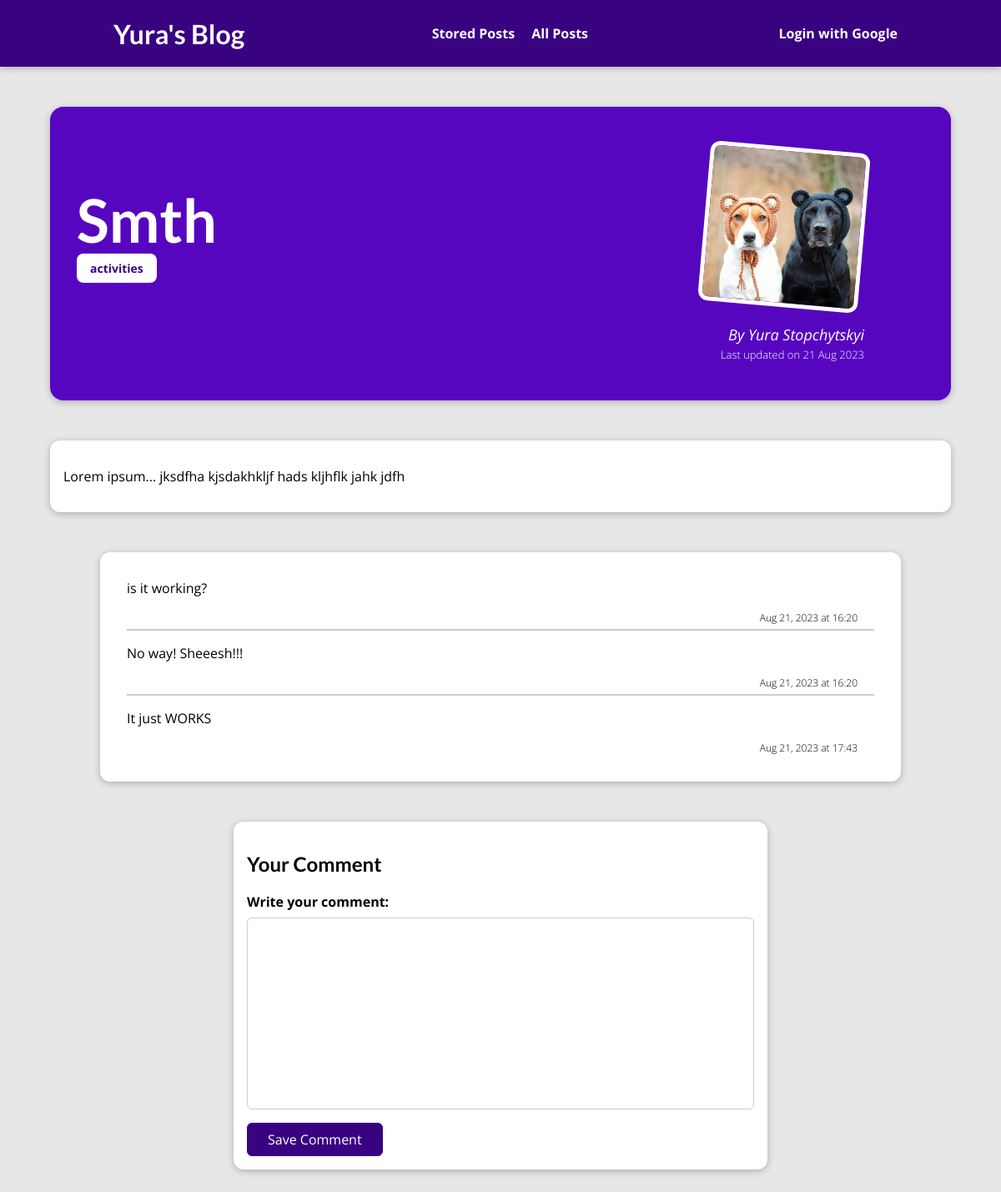
Screenshot of /posts/smth with the database file from the repository.
### main_app/models.py (models this page shows, shortened)
class Post(models.Model):
    title = models.CharField(max_length=100)
    excerpt = models.CharField(max_length=150)
    image = models.ImageField(upload_to="posts", null=True)
    date = models.DateField(auto_now=True)
    slug = models.SlugField(unique=True, blank=True, null=False, db_index=True)
    content = models.TextField(validators=[MinLengthValidator(10)])
    author = models.ForeignKey(Author, on_delete=models.SET_NULL, null=True, related_name="posts")
    tags = models.ManyToManyField(Tag)

class Tag(models.Model):
    caption = models.CharField(max_length=25)

class Author(models.Model):
    first_name = models.CharField(max_length=50)
    last_name = models.CharField(max_length=100)
    email_address = models.EmailField()
    def full_name(self):
        return f"{self.first_name} {self.last_name}"
    def __str__(self):
        return self.full_name()

class Comment(models.Model):
    comment = models.TextField(max_length=500)
    date = models.DateTimeField(auto_now_add=True)
    post = models.ForeignKey(Post, on_delete=models.CASCADE, related_name="comments")

### main_app/views.py (the view)
# urls.py: path("posts/<slug:slug>", views.SinglePostView.as_view(), name="single-post"),
class SinglePostView(DetailView):
    model = Post
    template_name = "main_app/post-detail.html"
    context_object_name = "post"
    def get_context_data(self, **kwargs):
        context = super().get_context_data(**kwargs)
        comments = Comment.objects.filter(post=self.object)
        context['comments'] = comments
        context['comment_form'] = CommentForm()
        return context
    def post(self, request, slug):
        comment_form = CommentForm(request.POST)
        post = Post.objects.get(slug=slug)
        if comment_form.is_valid():
            comment = comment_form.save(commit=False)
            comment.post = post
            comment.save()
            return HttpResponseRedirect(reverse("single-post", args=[slug]))
        return render(request, "main_app/post-detail", context={
            "post": post,
            "comments": post.comment.all().order_by("-date")
            })

### main_app/forms.py
class CommentForm(forms.ModelForm):
    class Meta:
        model = Comment
        fields = ["comment"]
        labels = {"comment": "Write your comment"}

### main_app/templates/main_app/post-detail.html (shortened to what this page needs)
{% extends 'base.html' %}
{% load static %}
{% block css_files%}
    <link rel="stylesheet" href="{% static "main_app/post-detail.css" %}">
{% endblock %}
{% block content %}
    <section id="summary">
        <h2>{{ post.title }}</h2>
        <div>
            {% for tag in post.tags.all %}
                <span class="tag">{{ tag.caption }}</span>
            {% endfor %}
        </div>
        <article>
            <img src="{{ post.image.url }}" alt="{{ post.title }}">
            <div>
                <address>By <a href="mailto:{{ post.author.email_address }}">{{ post.author }}</a></address>
            </div>
            <div>
                <time>Last updated on {{ post.date|date:"d M Y" }}</time>
            </div>
        </article>
    </section>
    <main>
        <p>
        {{ post.content|linebreaks }}
        </p>
    </main>
    <section id="comments">
        <ul>
            {% for comment in comments %}
                <li>
                    <p>{{ comment.comment|linebreaks }}</p>
                    <div id="comment-date">
                        <time class="comment-time">{{ comment.date|date:"M d, Y" }} at {{ comment.date|date:"H:i" }}</time>
                    </div>
                </li>
            {% endfor %}
        </ul>
    </section>
    <section id="comment-form">
        <h2>Your Comment</h2>
        <form action="{% url "single-post" post.slug %}" method="POST">
            {% for form_field in comment_form %}
                <div class="form-control {% if form_field.errors %}invalid{% endif %}">
                    {{ form_field.label_tag }}
                    {{ form_field }}
                </div>
            {% endfor %}
            <button>Save Comment</button>
        </form>
    </section>
{% endblock %}

### static/app.css (style rules this page uses)
* { box-sizing: border-box; }
html { font-family: 'Open Sans', 'Lato', sans-serif; }
body { margin: 0; }
h1, h2, h3 { font-family: 'Lato', sans-serif; font-weight: bold; }

### main_app/static/main_app/post-detail.css (style rules this page uses)
body { background-color: #e7e7e7; }
#summary { margin: 8rem auto 3rem auto; padding: 2rem; width: 90%; max-width: 90rem; border-radius: 16px; background-color: #5706c0; position: relative; box-shadow: 0 2px 8px rgba(0, 0, 0, 0.25); height: 22rem; }
#summary h2 { color: white; font-size: 4.5rem; margin-bottom: 0.25rem; }
#summary article { position: absolute; top: 2rem; right: 4.5rem; padding: 1rem 2rem; border-radius: 12px; text-align: right; color: white; }
#summary article img { width: 12rem; height: 12rem; border-radius: 12px; transform: rotateZ(5deg); border: 5px solid white; margin-bottom: 1rem; }
#summary address { font-size: 18px; }
#summary a { color: white; font-style: italic; text-decoration: none; }
#summary time { font-weight: lighter; font-size: 13px; }
main { width: 90%; max-width: 90rem; margin: 3rem auto; background-color: white; padding: 1rem; border-radius: 12px; box-shadow: 0 2px 8px rgba(0, 0, 0, 0.25); }
.tag { background-color: white; color: #390281; padding: 0.5rem 1rem; border-radius: 8px; font-size: 14px; font-weight: bold; }
#comment-form { margin: 3rem auto; width: 90%; max-width: 40rem; border-radius: 12px; background-color: white; box-shadow: 0 2px 8px rgba(0, 0, 0, 0.25); padding: 1rem; }
#comment-form textarea { resize: none; }
#comment-form button { font: inherit; background-color: #390281; color: white; border: 1px solid #390281; padding: 0.5rem 1.5rem; border-radius: 6px; cursor: pointer; }
.form-control { margin-bottom: 1rem; }
.form-control label { font-weight: bold; margin-bottom: 0.5rem; display: block; }
.form-control input, .form-control textarea { display: block; width: 100%; font: inherit; padding: 0.25rem; border-radius: 6px; border: 1px solid #ccc; }
#comments { margin: 3rem auto; width: 90%; max-width: 60rem; border-radius: 12px; background-color: white; box-shadow: 0 2px 8px rgba(0, 0, 0, 0.25); padding: 1rem 2rem; }
#comments ul { list-style: none; margin: 0; padding: 0; }
#comments li { margin-bottom: 1rem; border-bottom: 2px solid #ccc; }
#comments li:last-of-type { border-bottom: none; }
#comment-date { font-weight: lighter; font-size: 12px; padding-right: 20px; margin-bottom: 5px; text-align: right; }

### rows the page displays
Post: title "Smth", image (picture), author "Yura Stopchytskyi", date "21 Aug 2023", content "Lorem ipsum... jksdfha kjsdakhkljf hads kljhflk jahk jdfh"
Tag: caption "activities"
Comment: comment "is it working?", date "Aug 21, 2023", date "16:20"
Comment: comment "No way! Sheeesh!!!", date "Aug 21, 2023", date "16:20"
Comment: comment "It just WORKS", date "Aug 21, 2023", date "17:43"
